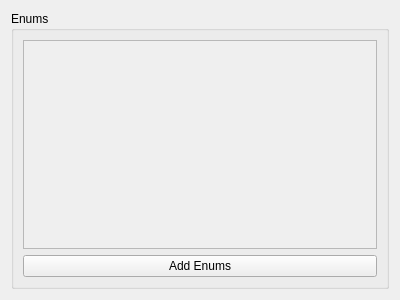
<?xml version="1.0" encoding="UTF-8"?>
<ui version="4.0">
 <class>EnumWidget</class>
 <widget class="QWidget" name="EnumWidget">
  <property name="geometry">
   <rect>
    <x>0</x>
    <y>0</y>
    <width>400</width>
    <height>300</height>
   </rect>
  </property>
  <property name="windowTitle">
   <string>EnumWidget</string>
  </property>
  <layout class="QVBoxLayout" name="verticalLayout">
   <item>
    <widget class="QGroupBox" name="groupBox">
     <property name="title">
      <string>Enums</string>
     </property>
     <layout class="QVBoxLayout" name="verticalLayout_3">
      <item>
       <widget class="QScrollArea" name="scrollArea">
        <property name="widgetResizable">
         <bool>true</bool>
        </property>
        <widget class="QWidget" name="LogScrollContents">
         <property name="geometry">
          <rect>
           <x>0</x>
           <y>0</y>
           <width>368</width>
           <height>208</height>
          </rect>
         </property>
         <layout class="QVBoxLayout" name="verticalLayout_2">
          <item>
           <layout class="QVBoxLayout" name="enumContents"/>
          </item>
         </layout>
        </widget>
       </widget>
      </item>
      <item>
       <widget class="QPushButton" name="addEnumButton">
        <property name="text">
         <string>Add Enums</string>
        </property>
       </widget>
      </item>
     </layout>
    </widget>
   </item>
  </layout>
 </widget>
 <resources/>
 <connections/>
</ui>
